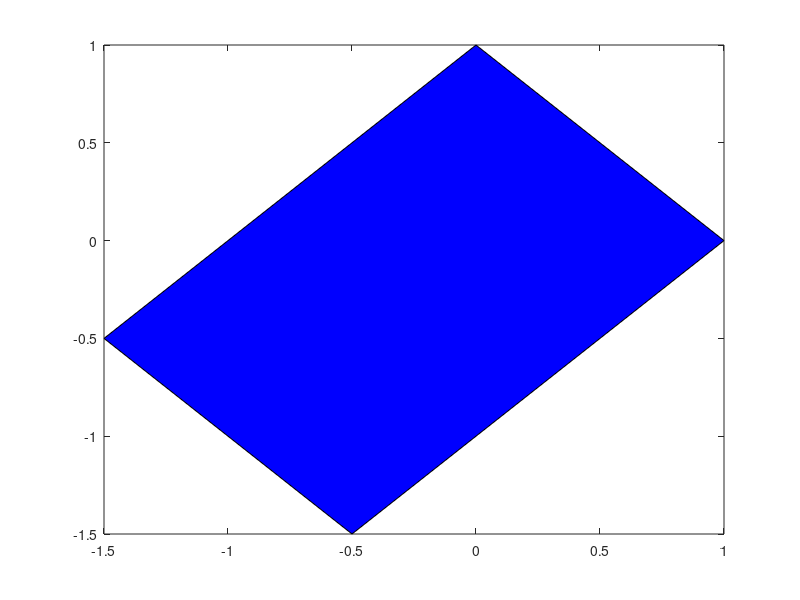

MATLAB code to generate this figure: (Note: this script raises an error after producing the figure.)
%%%%%%%% to make a polygon if the four co ordinates of its are known to you

xpoly=[0,1,-0.5,-1.5];
ypoly=[1,0,-1.5,-0.5];
fill(xpoly,ypoly,'b')

[in,on]=checkpoly(0,0,xpoly,ypoly)
